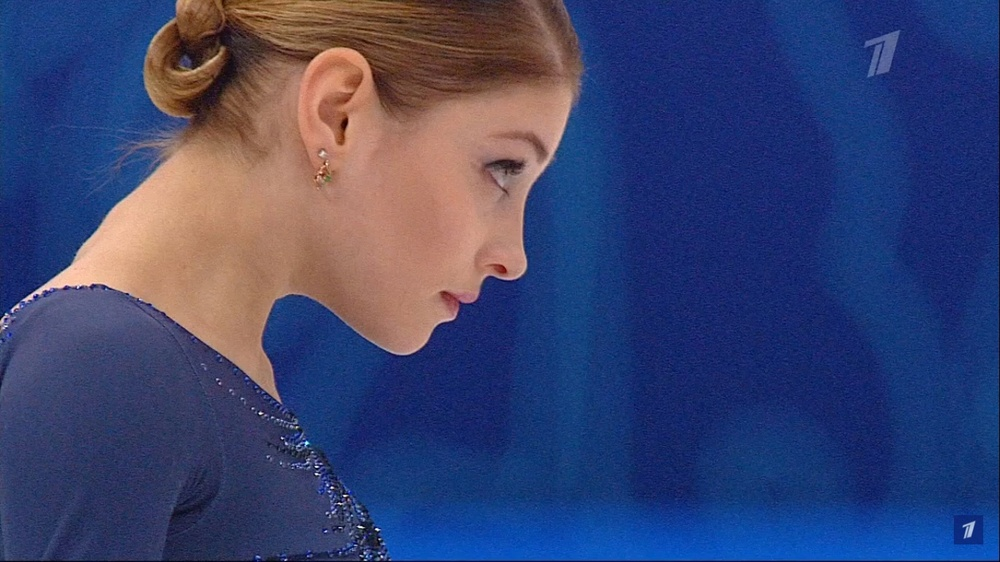
#> input picture src/lab1/images/1.jpg, 1000 x 562 px, shrunk from 1366 x 768 before the run, found by its file name
$ python 1_3.py
#> lines starting #> are read from the running program, lines starting #| are printed output that depends on the picture; after the words box and inside, x2 and y2 are one past the last pixel; in counts of white or black regions, pixels touching at a corner belong together
"""
Выделить разметку на изображении 1-2
"""
import cv2


# Открытие цветной картинки
img = cv2.imread(r"D:\pythonprograms\techvision\techvision_etu_2025\src\lab1\images\1.jpg", flags=cv2.IMREAD_GRAYSCALE)
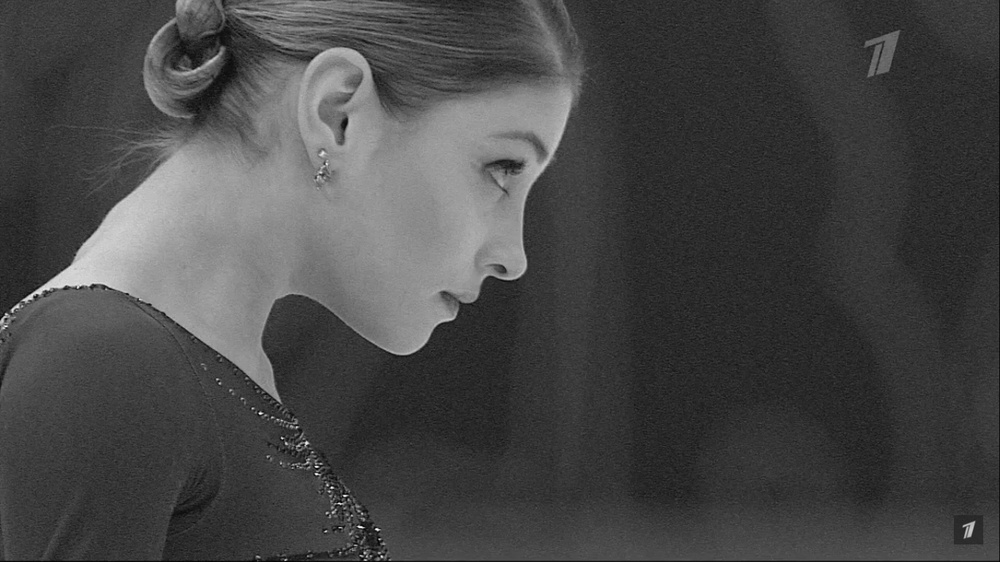
#> img: shape (562, 1000); min 0, max 255, mean 70.5
# Создание и отображение первого окна
cv2.namedWindow("pictures", flags=cv2.WINDOW_AUTOSIZE)
cv2.imshow("pictures", img)
# Пороговое преобразование
res, imgpd = cv2.threshold(img, 100, 255, cv2.THRESH_BINARY)
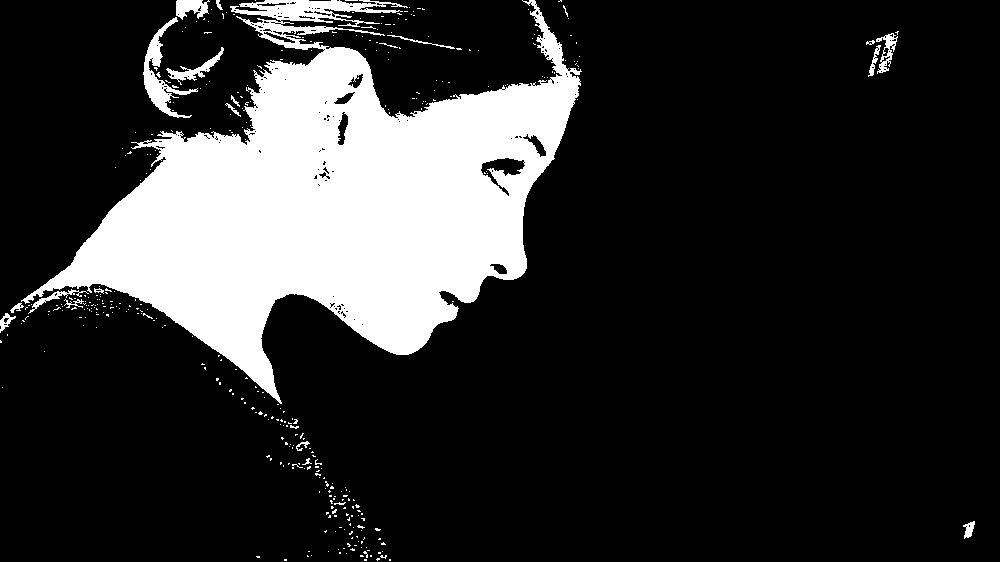
#> imgpd: shape (562, 1000); 18.4% white; 378 white regions (356 under 20 px), largest, box (x1, y1, x2, y2) and area: (21, 0, 582, 404) 98657, (143, 17, 198, 118) 1382, (166, 47, 224, 85) 477
cv2.imshow("Porog", imgpd)
# Инвертированное пороговое преобразование
res, imgpf = cv2.threshold(img, 150, 255, cv2.THRESH_BINARY_INV)
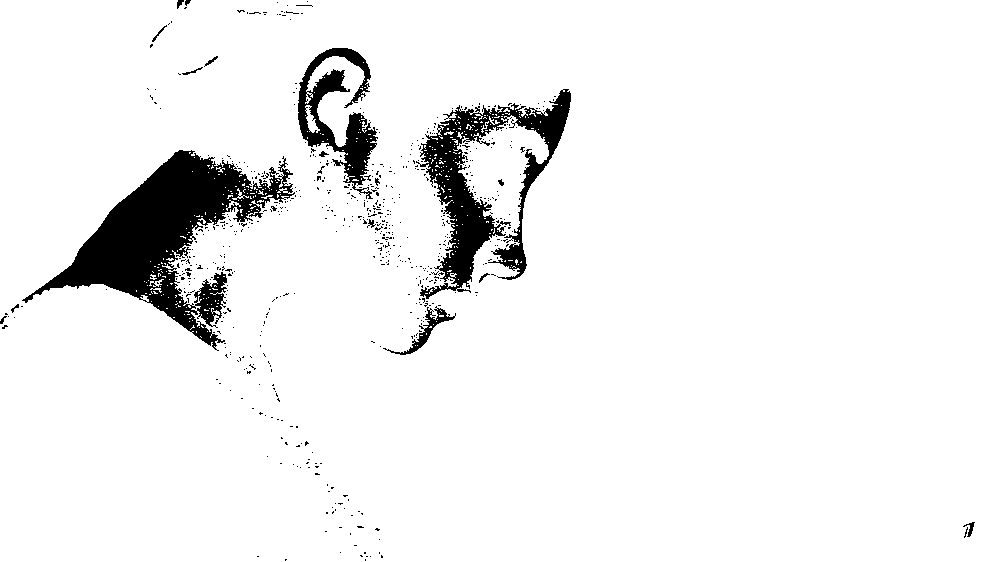
#> imgpf: shape (562, 1000); 94% white; 636 black regions (619 under 20 px), largest, box (x1, y1, x2, y2) and area: (22, 150, 295, 351) 17114, (416, 89, 571, 299) 9516, (298, 48, 378, 199) 4300
11
cv2.imshow("Porog_inv", imgpf)
while True:
    key = cv2.waitKey(0)
#> (key Esc is pressed here)
    if key == 27: # Код клавиши ESC
        break
cv2.destroyAllWindows()

$ run again, with src/lab1/images/2.jpg copied over src/lab1/images/1.jpg
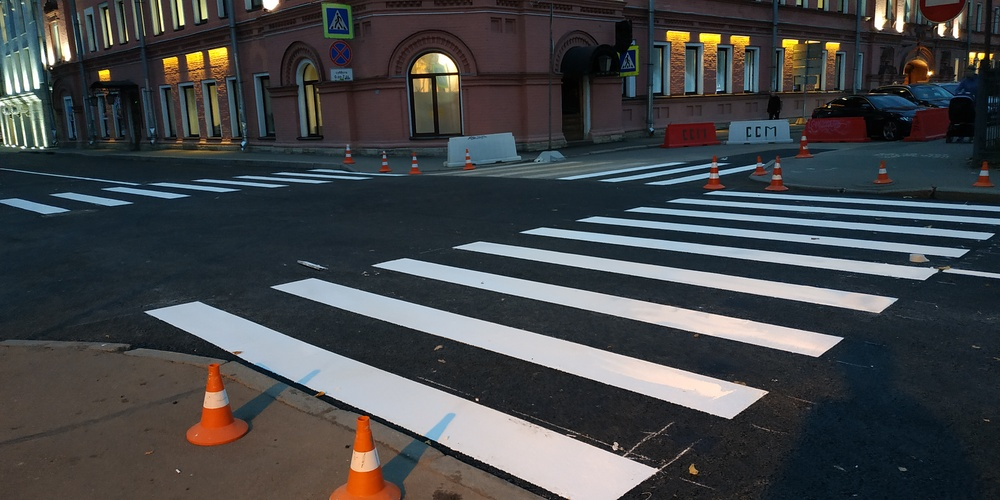
#> input picture src/lab1/images/2.jpg, 1000 x 500 px, shrunk from 4000 x 2000 before the run, found by its file name
#> `res, imgpd = cv2.threshold(img, 100, 255, cv2.THRESH_BINARY)`:
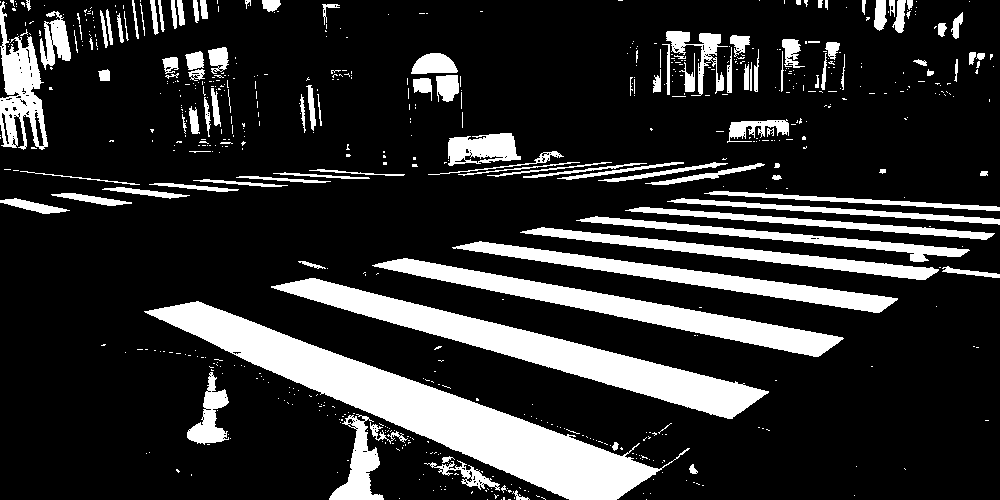
#> imgpd: shape (500, 1000); 18.5% white; 659 white regions (543 under 20 px), largest, box (x1, y1, x2, y2) and area: (144, 301, 690, 500) 23073, (271, 278, 769, 419) 13748, (372, 258, 844, 357) 8842
#> `res, imgpf = cv2.threshold(img, 150, 255, cv2.THRESH_BINARY_INV)`:
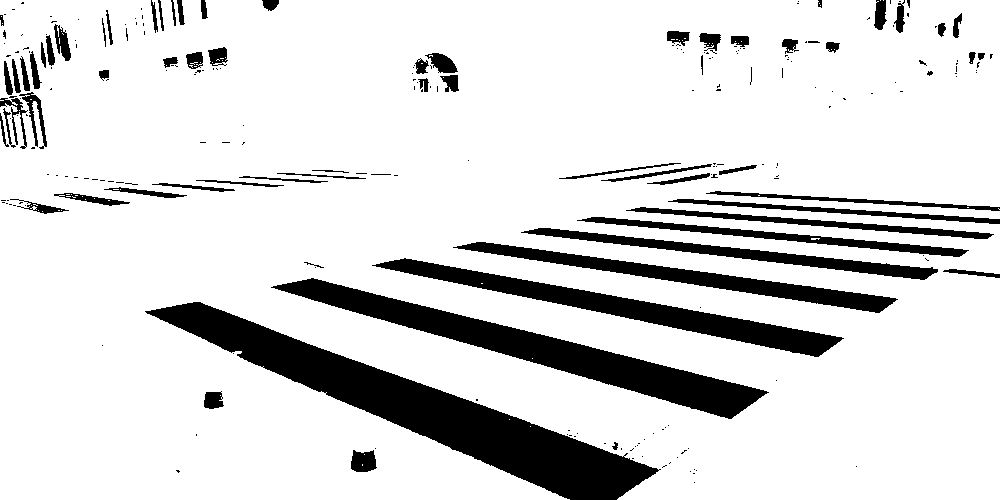
#> imgpf: shape (500, 1000); 85.6% white; 250 black regions (180 under 20 px), largest, box (x1, y1, x2, y2) and area: (145, 302, 661, 500) 22621, (271, 278, 769, 419) 13408, (372, 258, 844, 357) 8539

$ run again, with src/lab1/images/5.jpg copied over src/lab1/images/1.jpg
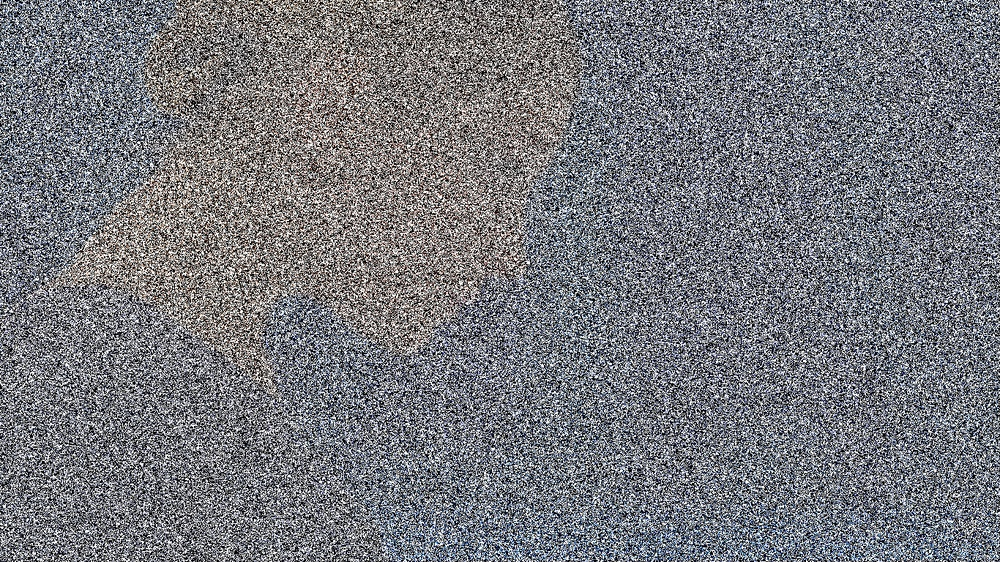
#> input picture src/lab1/images/5.jpg, 1000 x 562 px, shrunk from 1366 x 768 before the run, found by its file name
#> `res, imgpd = cv2.threshold(img, 100, 255, cv2.THRESH_BINARY)`:
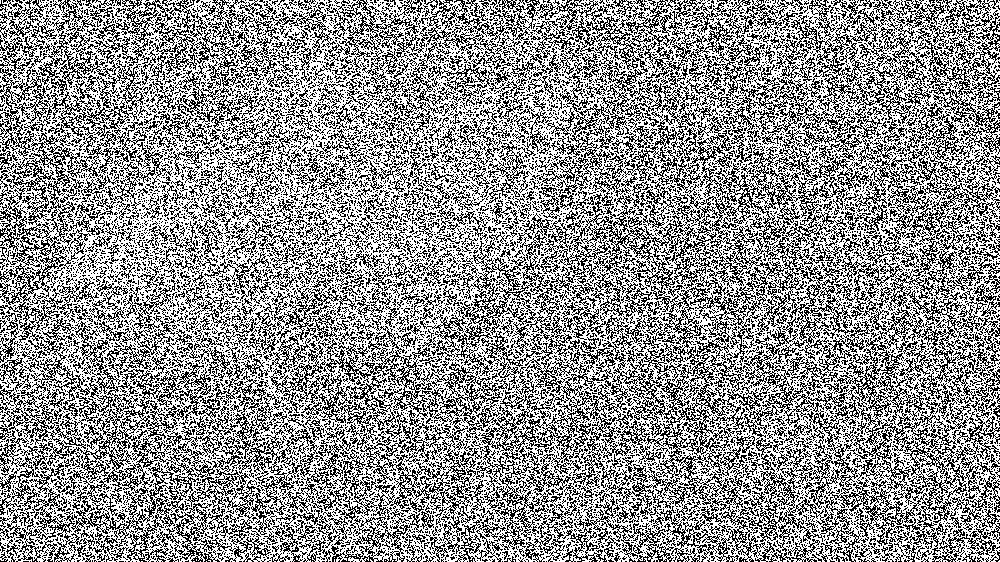
#> imgpd: shape (562, 1000); 58.6% white; black in thin lines or dots
#> `res, imgpf = cv2.threshold(img, 150, 255, cv2.THRESH_BINARY_INV)`:
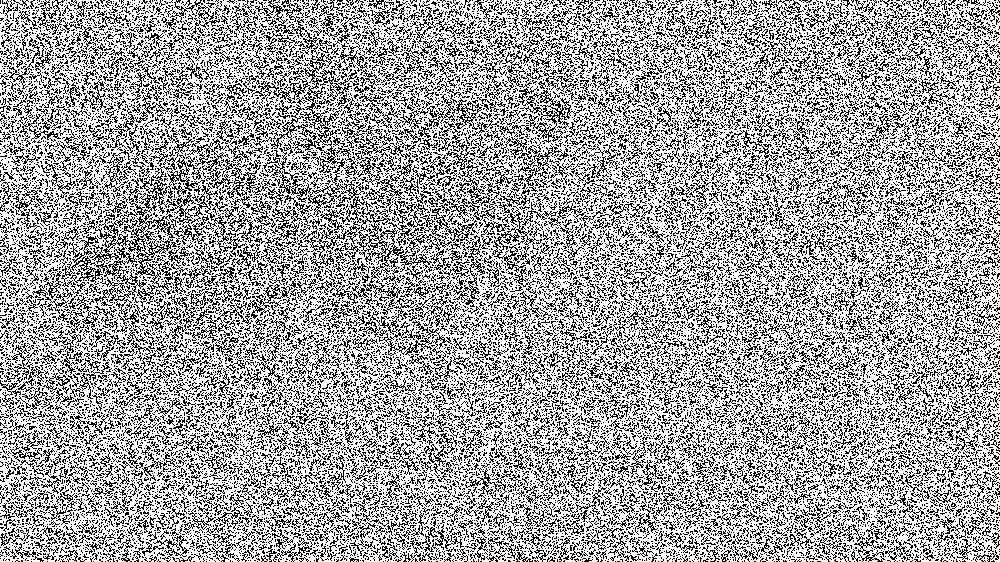
#> imgpf: shape (562, 1000); 65.5% white; black in thin lines or dots
